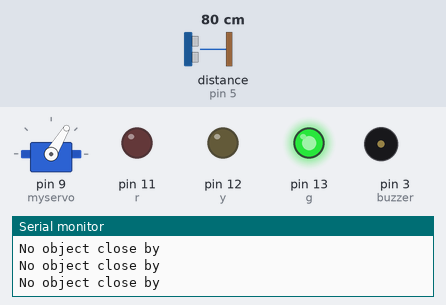
The sketch below on a simulated Arduino Uno, built with avr-gcc and run on an emulated ATmega328P. Parts: servo, output pins drawn as LEDs (lit = HIGH), buzzer (waves = sounding), the last lines printed to the serial monitor. Wiring (inferred from the names in the program): ultrasonic range finder: trigger pin 6; echo pin 5. The inputs (shaded band) are chosen by the test bench; at power-on: distance to the obstacle (sensor on pin 5) 80 cm. The echo pulse lasts 58.3 µs per cm; pins used as bus, display or sensor lines are not drawn.

Above: at 1.2 s.
1.3 s: distance to the obstacle (sensor on pin 5) set to 2 cm
At 3.95 s:
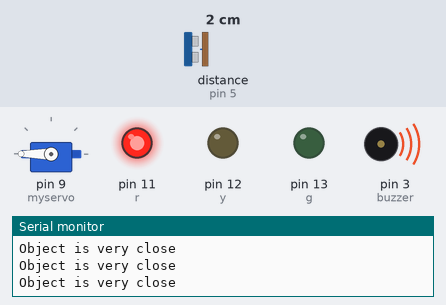
4.3 s: distance to the obstacle (sensor on pin 5) set to 9 cm
7.3 s: distance to the obstacle (sensor on pin 5) set to 12 cm
At 8.4 s:
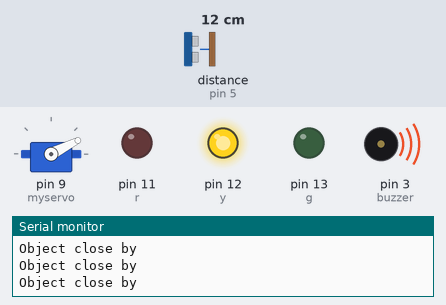
10.3 s: distance to the obstacle (sensor on pin 5) set to 35 cm
13.3 s: distance to the obstacle (sensor on pin 5) set to 44 cm
At 14.49 s:
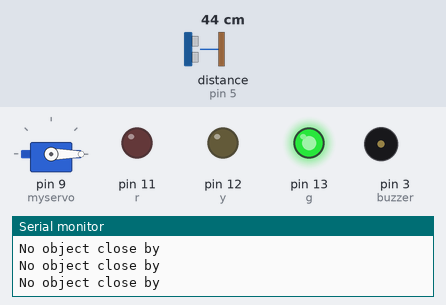
16.3 s: distance to the obstacle (sensor on pin 5) set to 4 cm
At 19.4 s:
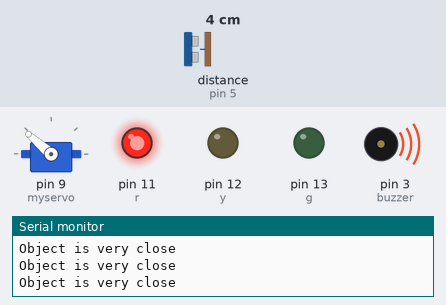
Timing chart, 0 to 20.3 s (numbered marks = the images above; inputs shaded):
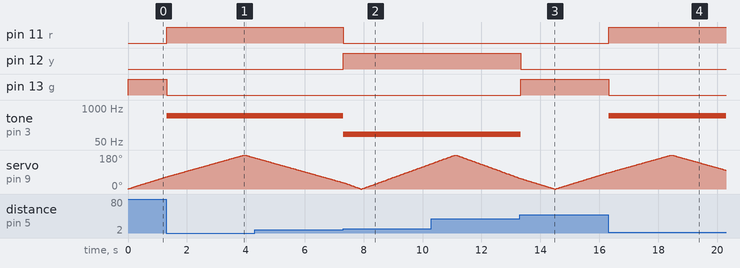

The sketch:

Sonar_scanner.ino
```cpp
#include <Servo.h>

Servo myservo;

int trig = 6;
int echo = 5;

int g = 13;
int y = 12;
int r = 11;
int buzzer = 3;

long duration;
float distance;

void setup() {
  // put your setup code here, to run once:
  Serial.begin(9600);
  myservo.attach(9);
  pinMode(trig, OUTPUT);
  pinMode(echo, INPUT);
  pinMode(g, OUTPUT);
  pinMode(y, OUTPUT);
  pinMode(r, OUTPUT);
  pinMode(buzzer, OUTPUT);
}

void loop() {
  // put your main code here, to run repeatedly:
  // myservo.write(0);
  for (int deg = 0; deg <= 180; deg++) {
    myservo.write(deg);
    delay(10);

    digitalWrite(trig, LOW);
    delayMicroseconds(1);
    digitalWrite(trig, HIGH);
    delayMicroseconds(1);
    digitalWrite(trig, LOW);
    duration = pulseIn(echo, HIGH);
    distance = duration * 0.017;

    if (distance > 40) {
      Serial.println("No object close by");
      digitalWrite(g, HIGH);
      digitalWrite(y, LOW);
      digitalWrite(r, LOW);
      noTone(buzzer);
    } else if (distance > 10 && distance < 40) {
      Serial.println("Object close by");
      digitalWrite(g, LOW);
      digitalWrite(y, HIGH);
      digitalWrite(r, LOW);
      tone(buzzer, 100);
    } else if (distance < 10) {
      Serial.println("Object is very close");
      digitalWrite(g, LOW);
      digitalWrite(y, LOW);
      digitalWrite(r, HIGH);
      tone(buzzer, 500);
    }
  }

  for (int deg = 180; deg >= 0; deg--) {
    myservo.write(deg);
    delay(10);

    digitalWrite(trig, LOW);
    delayMicroseconds(1);
    digitalWrite(trig, HIGH);
    delayMicroseconds(1);
    digitalWrite(trig, LOW);
    duration = pulseIn(echo, HIGH);
    distance = duration * 0.017;

    if (distance > 40) {
      Serial.println("No object close by");
      digitalWrite(g, HIGH);
      digitalWrite(y, LOW);
      digitalWrite(r, LOW);
      noTone(buzzer);
    } else if (distance > 10 && distance < 40) {
      Serial.println("Object close by");
      digitalWrite(g, LOW);
      digitalWrite(y, HIGH);
      digitalWrite(r, LOW);
      tone(buzzer, 100);
    } else if (distance < 10) {
      Serial.println("Object is very close");
      digitalWrite(g, LOW);
      digitalWrite(y, LOW);
      digitalWrite(r, HIGH);
      tone(buzzer, 500);
    }
  }
}
```

Measured:
- the behaviour switches between 10 and 11 cm on distance to the obstacle (sensor on pin 5) (found by bisection; images 1 and 2)
- the behaviour switches between 40 and 41 cm on distance to the obstacle (sensor on pin 5) (found by bisection; images 2 and 3)
- after the input at 1.3 s, pin 11 (r): LOW → HIGH at once; pin 13 (g): HIGH → LOW at once; tone on pin 3 (buzzer): silent → 500 Hz at once
- after the input at 7.3 s, pin 11 (r): HIGH → LOW at once; pin 12 (y): LOW → HIGH at once; tone on pin 3 (buzzer): 500 Hz → 100 Hz at once
- after the input at 13.3 s, pin 12 (y): HIGH → LOW at once; pin 13 (g): LOW → HIGH at once; tone on pin 3 (buzzer): 100 Hz → silent at once
- after the input at 16.3 s, pin 11 (r): LOW → HIGH at once; pin 13 (g): HIGH → LOW at once; tone on pin 3 (buzzer): silent → 500 Hz at once
- by itself, servo on pin 9 (myservo): rises from 86° to 180° in 2.1 s, then falls to 100° in 1.8 s
